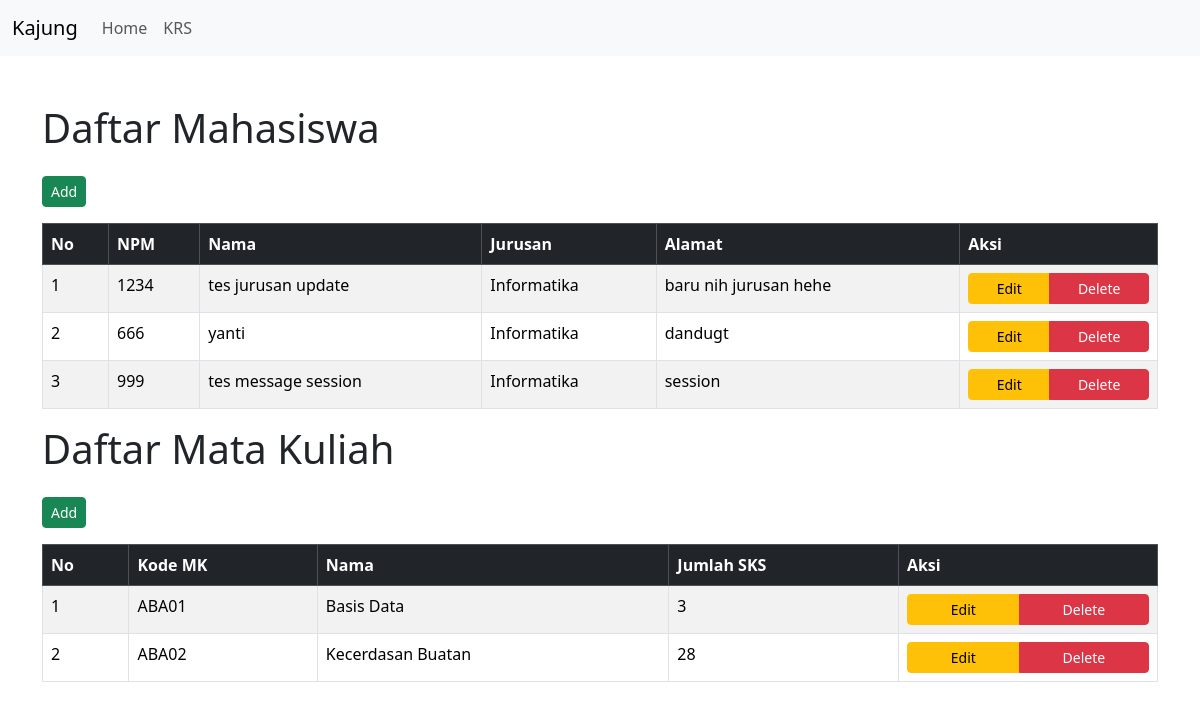
The page / on the database its author committed.
### tables this page shows
CREATE TABLE `mahasiswa` (
  `npm` char(13) NOT NULL,
  `nama` varchar(50) NOT NULL,
  `jurusan` enum('Informatika','Sistem Informasi') NOT NULL,
  `alamat` text NOT NULL
);

CREATE TABLE `matakuliah` (
  `kodemk` char(6) NOT NULL,
  `nama` varchar(50) NOT NULL,
  `jumlah_sks` int(3) NOT NULL
);

### index.php (the view, shortened to what this page needs)
<?php
require_once 'config/db.php';
?>
<!DOCTYPE html>
<html lang="en">
<head>
    <link rel="stylesheet" href="https://cdn.jsdelivr.net/npm/bootstrap@5.3.6/dist/css/bootstrap.min.css">
</head>
<body>
    <nav class="navbar navbar-expand-lg bg-body-tertiary">
        <div class="container-fluid">
            <a class="navbar-brand" href="#">Kajung</a>
            <div class="collapse navbar-collapse" id="navbarNav">
            <ul class="navbar-nav">
                <li class="nav-item">
                <a class="nav-link" href="#">Home</a>
                </li>
                <li class="nav-item">
                <a class="nav-link" href="./krs/krs.php">KRS</a>
                </li>
            </ul>
            </div>
        </div>
    </nav>
    <div class="container my-5">
        <div class="d-grid gap-3">
            <h1>Daftar Mahasiswa</h1>
            <div class="containerm">
                <a href="./mahasiswa/create.php" class='btn btn-sm btn-success'>Add</a>
            </div>
            <div class="table-responsive">
                <table class="table table-striped table-bordered">
                    <thead class="table-dark">
                        <tr>
                            <th>No</th>
                            <th>NPM</th>
                            <th>Nama</th>
                            <th>Jurusan</th>
                            <th>Alamat</th>
                            <th>Aksi</th>
                        </tr>
                    </thead>
                    <tbody>
                        <?php
                            $no = 1;
                            $query = mysqli_query($conn, "SELECT * FROM mahasiswa");
                            foreach ($query as $row) {
                                ?>
                                <tr>
                                    <td><?= $no++ ?></td>
                                    <td><?=$row['npm']?></td>
                                    <td><?=$row['nama']?></td>
                                    <td><?=$row['jurusan']?></td>
                                    <td><?=$row['alamat']?></td>
                                    <td>
                                    <div class="btn-group d-flex justify-content-center">
                                        <a href="./mahasiswa/edit.php?npm=<?=$row['npm']?>" class='btn btn-sm btn-warning'>Edit</a>
                                        <a href="./mahasiswa/delete.php?npm=<?=$row['npm']?>" class='btn btn-sm btn-danger'>Delete</a>
                                    </div>
                                    </td>
                                </tr>
                                <?php
                            }
                            ?>
                    </tbody>
                </table>
            </div>
        </div>
        <div class="d-grid gap-3">
            <h1>Daftar Mata Kuliah</h1>
            <div class="containerm">
                <a href="./matakuliah/create.php" class='btn btn-sm btn-success'>Add</a>
            </div>
            <div class="table-responsive">
                <table class="table table-striped table-bordered">
                    <thead class="table-dark">
                        <tr>
                            <th>No</th>
                            <th>Kode MK</th>
                            <th>Nama</th>
                            <th>Jumlah SKS</th>
                            <th>Aksi</th>
                        </tr>
                    </thead>
                    <tbody>
                        <?php
                            $no = 1;
                            $query = mysqli_query($conn, "SELECT * FROM matakuliah");
                            foreach ($query as $row) {
                                ?>
                                <tr>
                                    <td><?= $no++ ?></td>
                                    <td><?=$row['kodemk']?></td>
                                    <td><?=$row['nama']?></td>
                                    <td><?=$row['jumlah_sks']?></td>
                                    <td>
                                    <div class="btn-group d-flex justify-content-center">
                                        <a href="./matakuliah/edit.php?kodemk=<?=$row['kodemk']?>" class='btn btn-sm btn-warning'>Edit</a>
                                        <a href="./matakuliah/delete.php?kodemk=<?=$row['kodemk']?>" class='btn btn-sm btn-danger'>Delete</a>
                                    </div>
                                    </td>
                                </tr>
                                <?php
                            }
                            ?>
                    </tbody>
                </table>
            </div>
        </div>
    </div>
</body>
</html>

### rows shown on the page
mahasiswa: npm "1234", nama "tes jurusan update", jurusan "Informatika", alamat "baru nih jurusan hehe"
mahasiswa: npm "666", nama "yanti", jurusan "Informatika", alamat "dandugt"
mahasiswa: npm "999", nama "tes message session", jurusan "Informatika", alamat "session"
matakuliah: kodemk "ABA01", nama "Basis Data", jumlah_sks "3"
matakuliah: kodemk "ABA02", nama "Kecerdasan Buatan", jumlah_sks "28"
